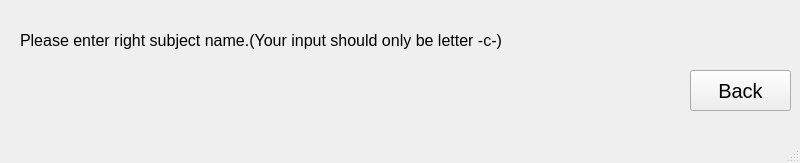
<?xml version="1.0" encoding="UTF-8"?>
<ui version="4.0">
 <class>MainWindow</class>
 <widget class="QMainWindow" name="MainWindow">
  <property name="geometry">
   <rect>
    <x>0</x>
    <y>0</y>
    <width>800</width>
    <height>163</height>
   </rect>
  </property>
  <property name="windowTitle">
   <string>MainWindow</string>
  </property>
  <widget class="QWidget" name="centralwidget">
   <widget class="QLabel" name="Notice">
    <property name="geometry">
     <rect>
      <x>20</x>
      <y>10</y>
      <width>711</width>
      <height>61</height>
     </rect>
    </property>
    <property name="font">
     <font>
      <pointsize>12</pointsize>
     </font>
    </property>
    <property name="text">
     <string>Please enter right subject name.(Your input should only be letter -c-)</string>
    </property>
   </widget>
   <widget class="QPushButton" name="ButtonBack">
    <property name="geometry">
     <rect>
      <x>690</x>
      <y>70</y>
      <width>101</width>
      <height>41</height>
     </rect>
    </property>
    <property name="font">
     <font>
      <pointsize>15</pointsize>
     </font>
    </property>
    <property name="text">
     <string>Back</string>
    </property>
   </widget>
  </widget>
  <widget class="QMenuBar" name="menubar">
   <property name="geometry">
    <rect>
     <x>0</x>
     <y>0</y>
     <width>800</width>
     <height>26</height>
    </rect>
   </property>
  </widget>
  <widget class="QStatusBar" name="statusbar"/>
 </widget>
 <resources/>
 <connections/>
</ui>
